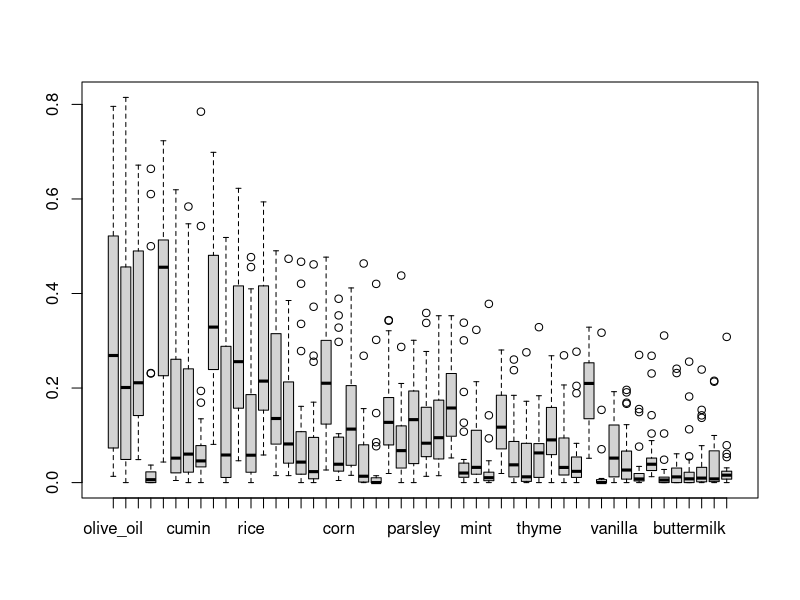
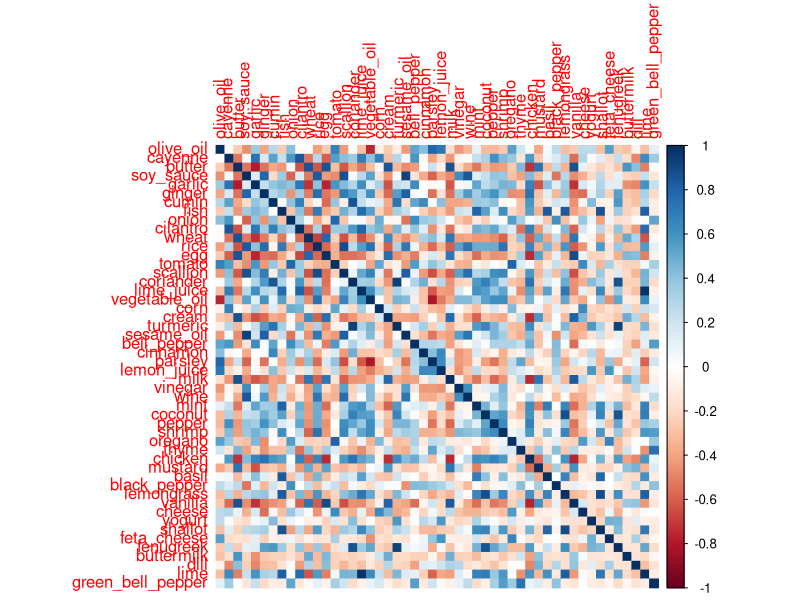
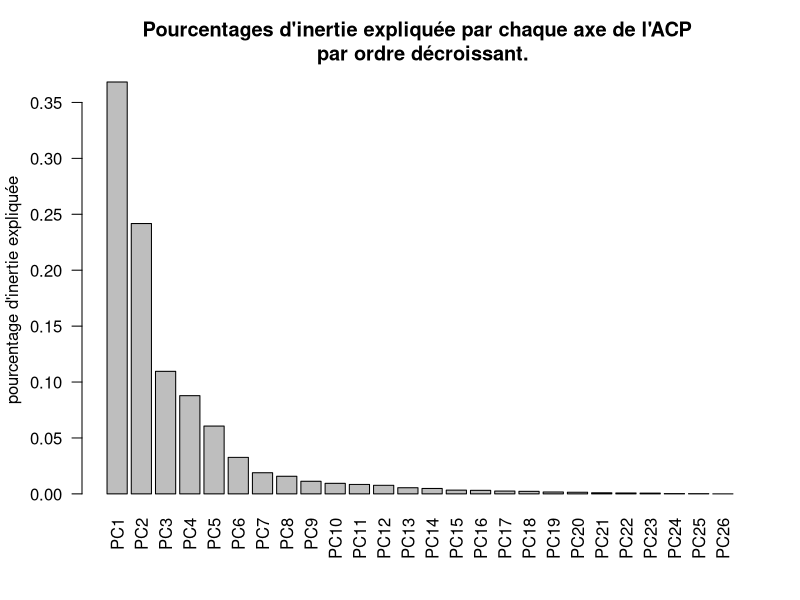
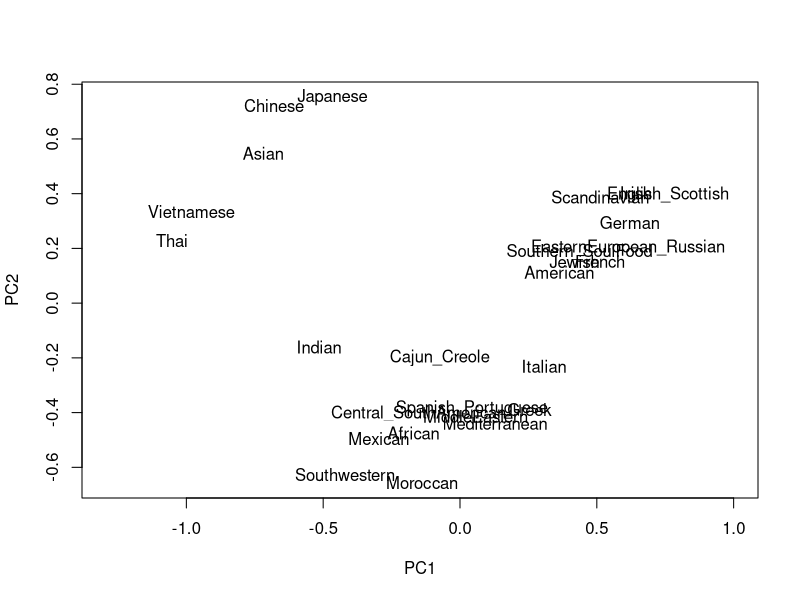
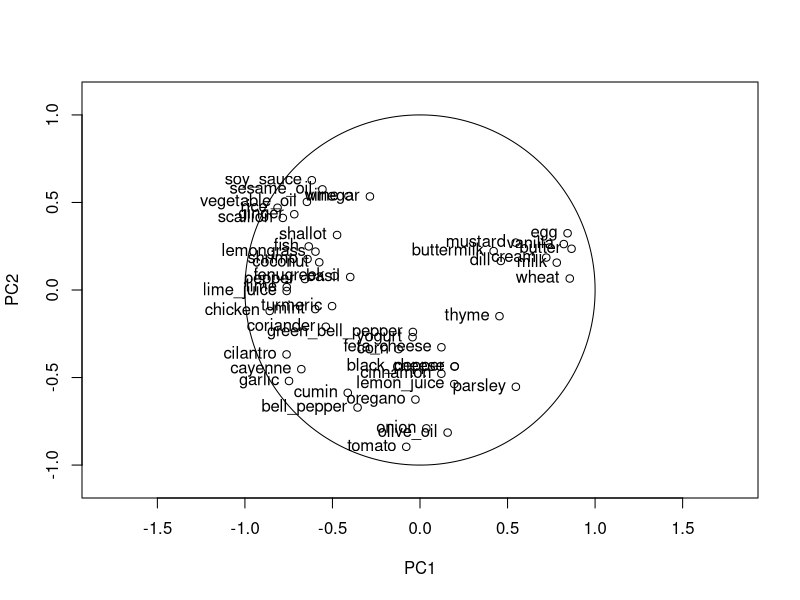
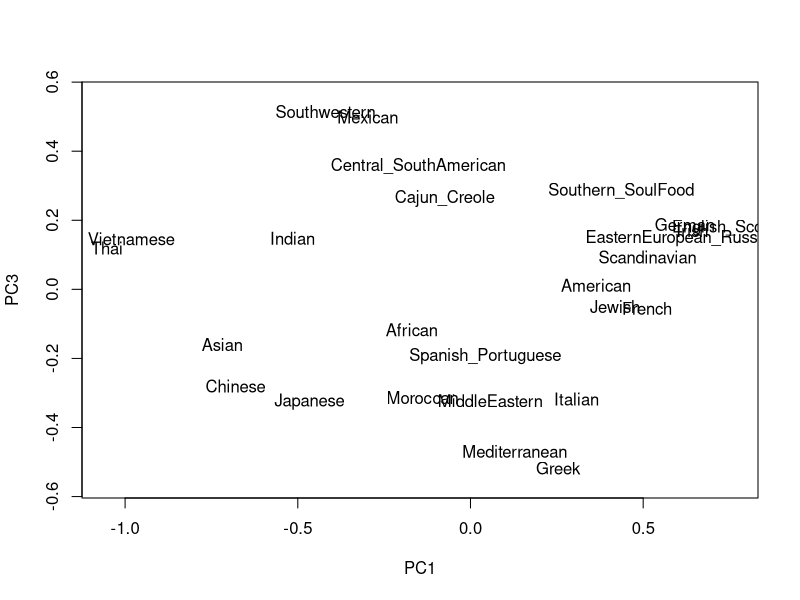
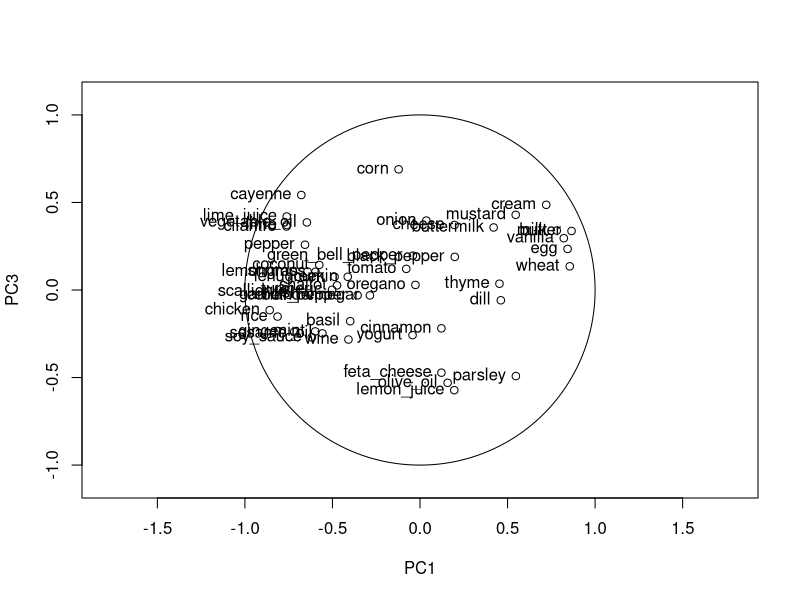
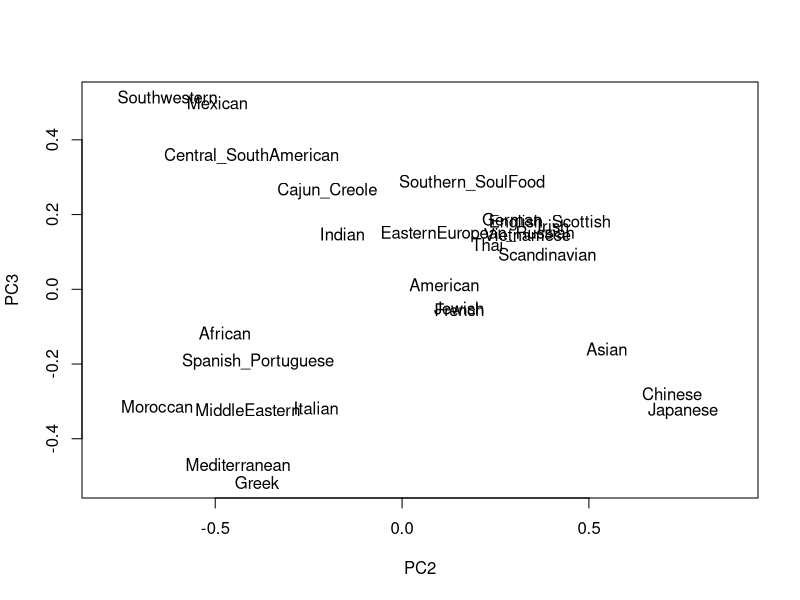

These charts were generated, in order, by the following R code: (Note: this script raises an error after producing the figures.)
## ---- chunk 1
recettes_pays <- read.csv("donnees/recettes-pays.data", header=T, sep=",")
head(recettes_pays)
recettes_pays_quant = recettes_pays[,-1]
#sum(recettes_pays_quant[1,])
#sum(recettes_pays_quant[,1])
## ---- chunk 2
print(nrow(recettes_pays))
print(length(unique(recettes_pays[,1])))
print(ncol(recettes_pays))
print(min(recettes_pays_quant))
print(max(recettes_pays_quant))
print(sum(is.na(recettes_pays_quant)))
boxplot(recettes_pays_quant)
#summary(recettes_pays)
## ---- chunk 3
library(corrplot)
M <- cor(recettes_pays_quant)
col <- colorRampPalette(c("#BB4444", "#EE9988", "#FFFFFF", "#77AADD", "#4477AA"))
corrplot(M, method = "color") #trop de variables...
## ---- chunk 4
res <- prcomp(recettes_pays_quant)
summary_ACP = summary(res)
print(summary_ACP)
png(filename="imgs/acp.png")
barplot(summary_ACP$importance[2,], las=2)
title(main='Pourcentages d\'inertie expliquée par chaque axe de l\'ACP \n par ordre décroissant.', ylab='pourcentage d\'inertie expliquée')
#(res$sdev)^2 # Les valeurs propres
#res$loadings # Les vecteurs propres
#res$scores # Le nouveau tableau individus-variables
## ---- chunk 5
#ACP_res = data.frame(recettes_pays$origin, res$x, row.names = rownames(recettes_pays))
ACP_res = data.frame(res$x, row.names = rownames(recettes_pays_quant))

png(filename="imgs/acp_plan_1_2.png")
plot(ACP_res[,c(1,2)], type='n', asp=1) # Plan 1,2
text(ACP_res[,1], ACP_res[,2], labels=recettes_pays$origin)
## ---- chunk 6
n=dim(recettes_pays_quant)[1]
matrix_recettes_pays_quant <- as.matrix(recettes_pays_quant)
matrix_recettes_pays_quant_centre <- scale(x = matrix_recettes_pays_quant, center = TRUE, scale = FALSE)
V <- (1/n)*t(matrix_recettes_pays_quant_centre) %*% matrix_recettes_pays_quant_centre
tmp <- eigen(V, symmetric=TRUE)
L <- diag(tmp$values)[c(1:n),c(1:n)] #on retire les valeurs propres nulles
print(dim(ACP_res))
correlations <- (1/n) * (t(matrix_recettes_pays_quant_centre)%*%as.matrix(ACP_res)) / (sqrt(diag(V))%*%t(sqrt(diag(L))))
#print(correlations)
print(t(correlations[1,])%*%correlations[1,]) #vérification
print(t(correlations[3,])%*%correlations[3,]) #vérification
corr_1_2 <- correlations[,c(1,2)]
corr_1_3 <- correlations[,c(1,3)]
corr_2_3 <- correlations[,c(2,3)]
## ---- chunk 7
png(filename="imgs/cercle_plan_1_2.png")
plot(corr_1_2, xlim=c(-1.1,1.1), ylim=c(-1.1,1.1), asp=1)
text(correlations[,1], correlations[,2], labels=rownames(correlations), pos=2)
require(plotrix)
draw.circle(0, 0, 1, nv = 1000)
## ---- chunk 8
png(filename="imgs/acp_plan_1_3.png")
plot(ACP_res[,c(1,3)], type='n', asp=1) # Plan 1,3
text(ACP_res[,1], ACP_res[,3], labels=recettes_pays$origin)
## ---- chunk 9
png(filename="imgs/cercle_plan_1_3.png")
plot(corr_1_3, xlim=c(-1.1,1.1), ylim=c(-1.1,1.1), asp=1)
text(correlations[,1], correlations[,3], labels=rownames(correlations), pos=2)
require(plotrix)
draw.circle(0, 0, 1, nv = 1000)
## ---- chunk 10
png(filename="imgs/acp_plan_2_3.png")
plot(ACP_res[,c(2,3)], type='n', asp=1) # Plan 2,3
text(ACP_res[,2], ACP_res[,3], labels=recettes_pays$origin)
## ---- chunk 11
png(filename="imgs/cercle_plan_2_3.png")
plot(corr_2_3, xlim=c(-1.1,1.1), ylim=c(-1.1,1.1), asp=1)
text(correlations[,2], correlations[,3], labels=rownames(correlations), pos=2)
require(plotrix)
draw.circle(0, 0, 1, nv = 1000)
## ---- chunk 12
dist_manhattan_recettes = dist(recettes_pays_quant, method="manhattan")
clust = hclust(dist_manhattan_recettes, method="ward.D2")
print(clust)
png(filename="imgs/CAH_dendrogramme.png")
plot(clust, labels = recettes_pays$origin, xlab = "", ylab = "", main = "Dendrogramme de la classification ascendante hiérarchique")
## ---- chunk 13
min = vector(length = 10)
for (K in 1:10){
  clust = kmeans(recettes_pays_quant, K)
  #print("K:")
  #print(K)
  temp = clust$tot.withinss
  for (N in 2:100){
    clust = kmeans(recettes_pays_quant, K)
    #print(clust$tot.withinss)
    if (clust$tot.withinss<temp){
      temp = clust$tot.withinss
    }
  }
  min[K]=temp
}
print(min)
png(filename="imgs/K_means_choix_K.png")
plot(min, ylab="Inertie intraclasse", xlab = "K", main = "Inertie intraclasse en fonction du nombre de classes choisi")
## ---- chunk 14
K=3
clust <- kmeans(recettes_pays_quant, K)
#png(filename="imgs/K_means_choix_K.png")
clusters <- data.frame(recettes_pays$origin, clust$cluster)
clusters <- clusters[order(clusters[,2]),] 
print(clusters)
#print(recettes_pays$origin)
#print(clust$cluster)
#plot(clust, main = "K means")
## ---- chunk 15
recettes_echant <- read.csv("donnees/recettes-echant.data", header=T, sep=",")
print(recettes_echant)
## ---- chunk 16
print(nrow(recettes_echant))
print(length(unique(recettes_echant[,1])))
print(ncol(recettes_echant))
recettes_echant_quant <- recettes_echant[,-1]
print(min(recettes_echant_quant))
print(max(recettes_echant_quant))
print(sum(is.na(recettes_echant_quant)))
boxplot(recettes_echant_quant)
#summary(recettes_pays)
## ---- chunk 17
aggr <- by(recettes_echant_quant, INDICES=recettes_echant$origin, FUN=colSums)
ing_origin <- as.data.frame(do.call(cbind,aggr))
ing_origin <- ing_origin[order(row.names(ing_origin)),] 
#verification
#print(sum(ing_origin[1,]))
#print(sum(recettes_echant_quant$basil))
nb_recettes_origine = data.frame(t(summary(recettes_echant$origin)))
nb_recettes_origine <- do.call("rbind", replicate(dim(ing_origin)[1], nb_recettes_origine, simplify = FALSE))
ing_origin <- ing_origin / nb_recettes_origine
print(ing_origin)
## ---- chunk 18
dist_ing_origin = dist(ing_origin)
clust = hclust(dist_ing_origin, method="ward.D2")
png(filename="imgs/CAH_dendrogramme_ingredients.png", res=100, height=1000, width=1000)
plot(clust)
## ---- chunk 19
ing_origin <- data.frame(t(recettes_echant[,-1]))
ing_origin <- ing_origin[order(row.names(ing_origin)),] 
print(ing_origin)
## ---- chunk 20
dist_ing_origin = dist(ing_origin, method = "euclidian")
clust = hclust(dist_ing_origin, method="ward.D2")
png(filename="imgs/CAH_dendrogramme_ingredients_euclidian.png", res=100, height=1000, width=1000)
plot(clust)
## ---- chunk 21
dist_ing_origin = dist(ing_origin, method = "binary")
clust = hclust(dist_ing_origin, method="ward.D2")
png(filename="imgs/CAH_dendrogramme_ingredients_binary.png", res=100, height=1000, width=1000)
plot(clust)
## ---- chunk 22
X <- read.csv("donnees/Synth1.csv", header=T, row.names=1)
z <- X[,3]
X <- X[,-3]
print(X)
plot(X, col=z)
## ---- chunk 23
K_means_distance_adaptative <- function(X, K, rho=rep(1, K), n_iter=100, n_ess=1, epsilon=10**(-5)) {
  if (K > nrow(X)){
    print("Erreur: le nombre de classes doit être inférieur ou égale au nombre d'individus.")
    return()
  }
  if (length(rho) != K){
    print("Erreur: la longueur du vecteur rho est différente de K.")
    return()
  }
    
  for (i in 1:n_ess) {
    #initialisaltion
    n <- nrow(X)
    p <- ncol(X)
    
    range_1_nb_indiv = 1:n
    sample_1_nb_indiv <- sample(range_1_nb_indiv, size=K)
    mu <- t(X[sample_1_nb_indiv,]) #mu = (mu_1, mu_2, ..., mu_K)

    V <- array(1,c(p,p,K))
    for(k in 1:K){
      V[,,k] = (rho[k]**(-1/p)) * V[,,k]
    }
    
    i = 0
    delta = epsilon + 1 #pour faire au moins une itération de l'algorithme
    while((delta>epsilon) && (i<n_iter)){
      mu_old = mu
      #mu=...
      
      #actualisation des critères de convergence
      delta = 0
      for (k in 1:K) {
        delta = delta + dist(rbind(mu[,k], mu_old[,k]), method = 'euclidian')**2
      }
      i=i+1

      print(delta)
    }
      
  }  
  return()
}
## ---- chunk 24
res <- K_means_distance_adaptative(X, rho=c(1:3), K=3)
